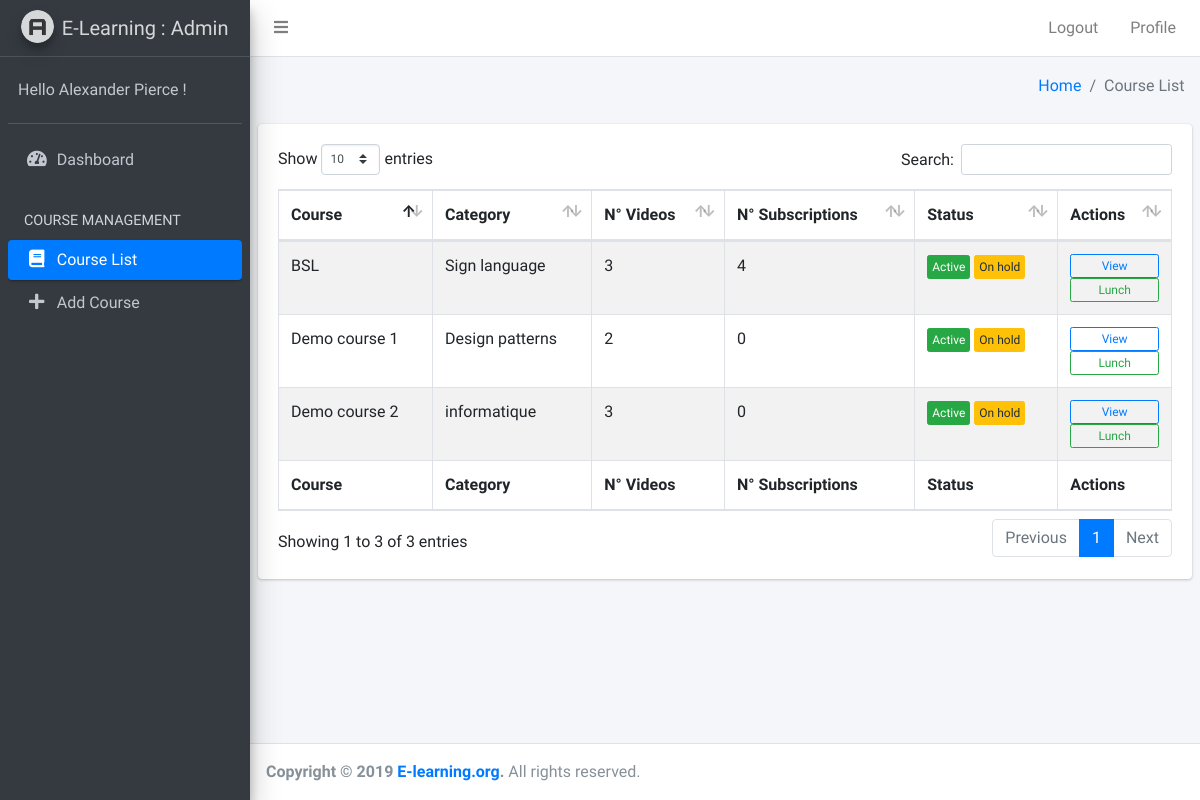
Page /Admin/Professor/course_list.php on the earlier database version.
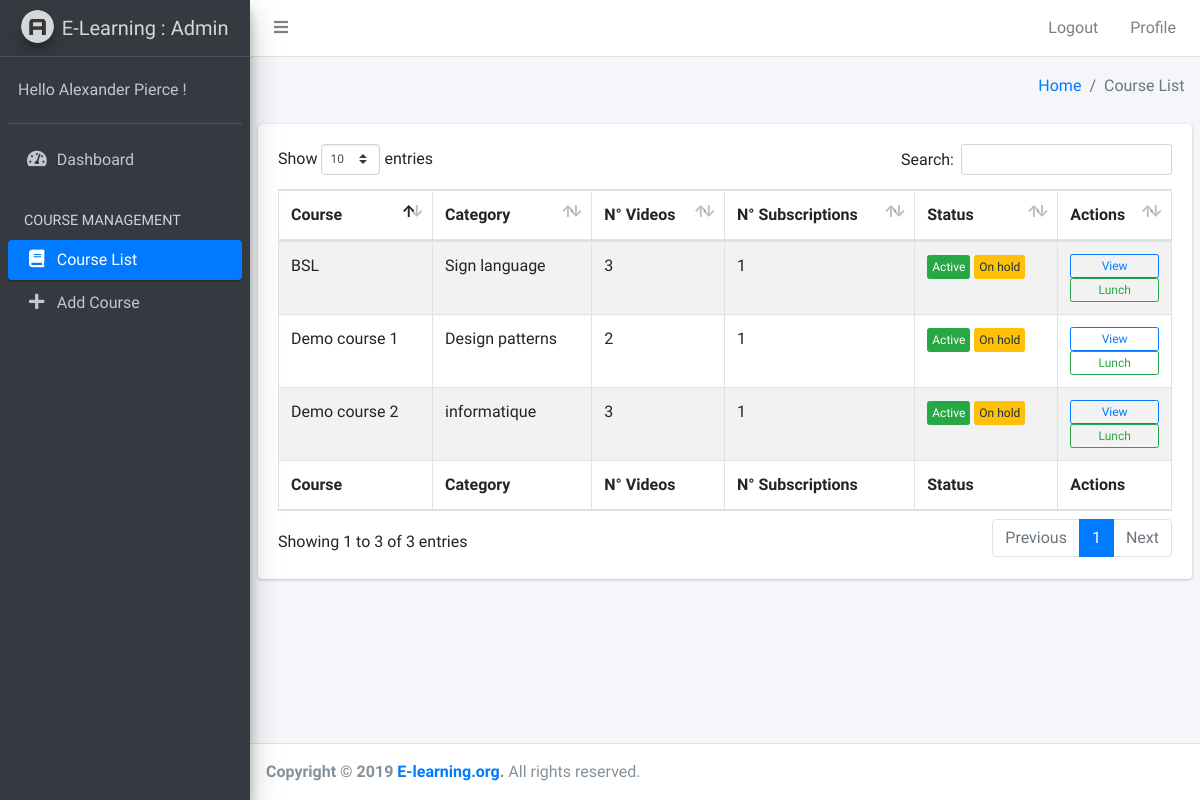
Same page on the later database version.
### tables this page shows
CREATE TABLE `course` (
  `id_course` int(15) NOT NULL,
  `name` varchar(60) NOT NULL,
  `description` varchar(50000) NOT NULL,
  `syllabus` mediumtext NOT NULL,
  `id_prof` int(15) NOT NULL,
  `image_course` varchar(100) NOT NULL,
  `id_category` int(11) NOT NULL,
  `active` tinyint(1) NOT NULL DEFAULT 1,
  `lunched` tinyint(1) NOT NULL DEFAULT 0,
  `release_date` date NOT NULL
);

CREATE TABLE `category` (
  `id_category` int(11) NOT NULL,
  `label_category` varchar(100) NOT NULL,
  `description` varchar(200) DEFAULT NULL,
  `active` tinyint(1) NOT NULL DEFAULT 1
);

### Admin/Professor/course_list.php (the view, shortened to what the changed rows need)
<?php
    include_once("../../Database/db_connection.php");
    $sql = "SELECT * FROM `course`";
    $result = $conn->query($sql);
?>
<!DOCTYPE html>
<html>
<head>
    <link rel="stylesheet" href="../plugins/fontawesome-free/css/all.min.css">
    <link rel="stylesheet" href="https://code.ionicframework.com/ionicons/2.0.1/css/ionicons.min.css">
    <link rel="stylesheet" href="../plugins/tempusdominus-bootstrap-4/css/tempusdominus-bootstrap-4.min.css">
    <link rel="stylesheet" href="../plugins/icheck-bootstrap/icheck-bootstrap.min.css">
    <link rel="stylesheet" href="../plugins/jqvmap/jqvmap.min.css">
    <link rel="stylesheet" href="../plugins/datatables-bs4/css/dataTables.bootstrap4.css">
    <link rel="stylesheet" href="../dist/css/adminlte.min.css">
    <link rel="stylesheet" href="../plugins/overlayScrollbars/css/OverlayScrollbars.min.css">
    <link rel="stylesheet" href="../plugins/daterangepicker/daterangepicker.css">
    <link rel="stylesheet" href="../plugins/summernote/summernote-bs4.css">
</head>
<body class="hold-transition sidebar-mini layout-fixed">
    <div class="wrapper">
        <div class="content-wrapper">
            <section class="content">
                <div class="container-fluid">
                    <div class="card row">
                        <div class="card-body">
                            <div>
                                <table id="example1" class="table table-bordered table-striped">
                                    <thead>
                                        <tr>
                                            <th>Course</th>
                                            <th>Category</th>
                                            <th>N° Videos</th>
                                            <th>N° Subscriptions</th>
                                            <th>Status</th>
                                            <th>Actions</th>
                                        </tr>
                                    </thead>
                                    <tbody>
                                        <?php
                                    while($row = $result->fetch_assoc()):
                                    $id_course = $row["id_course"];
                                    $id_category = $row["id_category"];
                                    $category_sql = "SELECT * FROM `category` WHERE id_category = '$id_category'";
                                    $category_result = mysqli_query($conn, $category_sql);
                                    $category_row = mysqli_fetch_assoc($category_result);
                                    $label_category = $category_row["label_category"];
                                    $name = $row["name"];
                                    $active = $row["active"];
                                    $launched = $row["lunched"];
                                    $video_sql = "SELECT count(*) as count FROM `chapter` WHERE id_course = '$id_course'";
                                    $video_result = mysqli_query($conn, $video_sql);
                                    $video_row = mysqli_fetch_assoc($video_result);
                                    $videos_number = $video_row['count'];
                                    $student_sql = "SELECT count(*) as count FROM `course_student` WHERE id_course = '$id_course'";
                                    $student_result = mysqli_query($conn, $student_sql);
                                    $student_row = mysqli_fetch_assoc($student_result);
                                    $student_number = $student_row['count'];
                                    ?>
                                        <tr>
                                            <td><?php echo $name;?></td>
                                            <td><?php echo $label_category;?></td>
                                            <td><?php echo $videos_number;?></td>
                                            <td><?php echo $student_number;?></td>
                                            <td>
                                                <?php if($active == '1'){?>
                                                <button type="button" class="btn btn-success btn-xs">Active</button>
                                                <?php }else{?>
                                                <button type="button" class="btn btn-danger btn-xs">Blocked</button>
                                                <?php }?>
                                                <?php if($launched == '1'){?>
                                                <button type="button" class="btn btn-primary btn-xs">Launched</button>
                                                <?php }else{?>
                                                <button type="button" class="btn btn-warning btn-xs">On hold</button>
                                                <?php }?>
                                            </td>
                                            <td>
                                                <form method="post" action="course_detail.php">
                                                    <button type="submit" class="btn btn-block btn-outline-primary btn-xs">View</button>
                                                </form>
                                                <button type="button" class="btn btn-block btn-outline-success btn-xs">Lunch</button>
                                            </td>
                                        </tr>
                                        <?php endwhile;?>
                                    </tbody>
                                    <tfoot>
                                        <tr>
                                            <th>Course</th>
                                            <th>Category</th>
                                            <th>N° Videos</th>
                                            <th>N° Subscriptions</th>
                                            <th>Status</th>
                                            <th>Actions</th>
                                        </tr>
                                    </tfoot>
                                </table>
                            </div>
                        </div>
                    </div>
                </div>
            </section>
        </div>
    </div>
</body>
</html>

Differences in the rows shown:
changed course "BSL": student_number "4" → "1"
changed course "Demo course 1": student_number "0" → "1"
changed course "Demo course 2": student_number "0" → "1"
